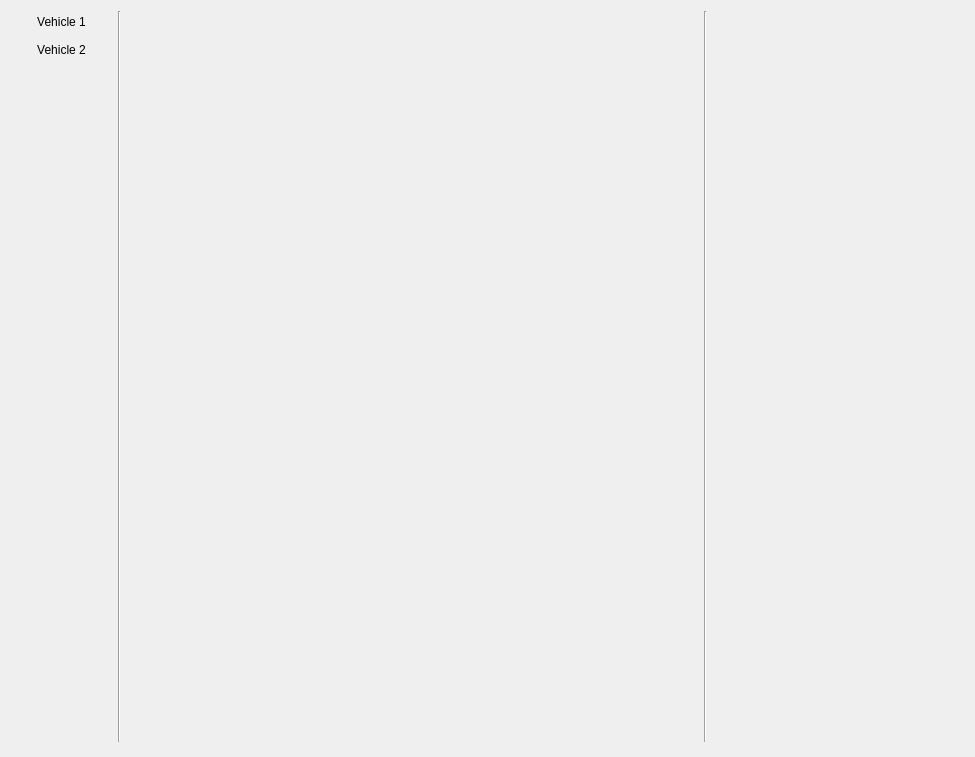
<?xml version="1.0" encoding="UTF-8"?>
<ui version="4.0">
 <class>formulaLayout_UI</class>
 <widget class="QWidget" name="formulaLayout_UI">
  <property name="geometry">
   <rect>
    <x>0</x>
    <y>0</y>
    <width>975</width>
    <height>757</height>
   </rect>
  </property>
  <property name="windowTitle">
   <string>Form</string>
  </property>
  <widget class="QWidget" name="">
   <property name="geometry">
    <rect>
     <x>11</x>
     <y>11</y>
     <width>996</width>
     <height>731</height>
    </rect>
   </property>
   <layout class="QHBoxLayout" name="horizontalLayout">
    <item>
     <layout class="QVBoxLayout" name="verticalLayout">
      <property name="sizeConstraint">
       <enum>QLayout::SetDefaultConstraint</enum>
      </property>
      <item>
       <widget class="QPushButton" name="Vehicle1Button">
        <property name="sizePolicy">
         <sizepolicy hsizetype="Minimum" vsizetype="Fixed">
          <horstretch>0</horstretch>
          <verstretch>0</verstretch>
         </sizepolicy>
        </property>
        <property name="text">
         <string>Vehicle 1</string>
        </property>
        <property name="flat">
         <bool>true</bool>
        </property>
       </widget>
      </item>
      <item>
       <widget class="QPushButton" name="Vehicle2Button">
        <property name="sizePolicy">
         <sizepolicy hsizetype="Minimum" vsizetype="Fixed">
          <horstretch>0</horstretch>
          <verstretch>0</verstretch>
         </sizepolicy>
        </property>
        <property name="text">
         <string>Vehicle 2</string>
        </property>
        <property name="flat">
         <bool>true</bool>
        </property>
       </widget>
      </item>
      <item>
       <spacer name="verticalSpacer">
        <property name="orientation">
         <enum>Qt::Vertical</enum>
        </property>
        <property name="sizeHint" stdset="0">
         <size>
          <width>20</width>
          <height>40</height>
         </size>
        </property>
       </spacer>
      </item>
     </layout>
    </item>
    <item>
     <widget class="Line" name="LeftLine">
      <property name="orientation">
       <enum>Qt::Vertical</enum>
      </property>
     </widget>
    </item>
    <item>
     <widget class="MinimumSpeed" name="Calculations" native="true">
      <property name="enabled">
       <bool>true</bool>
      </property>
      <property name="minimumSize">
       <size>
        <width>571</width>
        <height>0</height>
       </size>
      </property>
     </widget>
    </item>
    <item>
     <widget class="Line" name="Rightline">
      <property name="orientation">
       <enum>Qt::Vertical</enum>
      </property>
     </widget>
    </item>
    <item>
     <widget class="centerofmasssolutions" name="Solutions" native="true">
      <property name="minimumSize">
       <size>
        <width>294</width>
        <height>0</height>
       </size>
      </property>
     </widget>
    </item>
   </layout>
  </widget>
 </widget>
 <customwidgets>
  <customwidget>
   <class>MinimumSpeed</class>
   <extends>QWidget</extends>
   <header>minimumSpeed.h</header>
   <container>1</container>
  </customwidget>
  <customwidget>
   <class>centerofmasssolutions</class>
   <extends>QWidget</extends>
   <header>centerofmasssolutions.h</header>
   <container>1</container>
  </customwidget>
 </customwidgets>
 <resources/>
 <connections/>
</ui>
